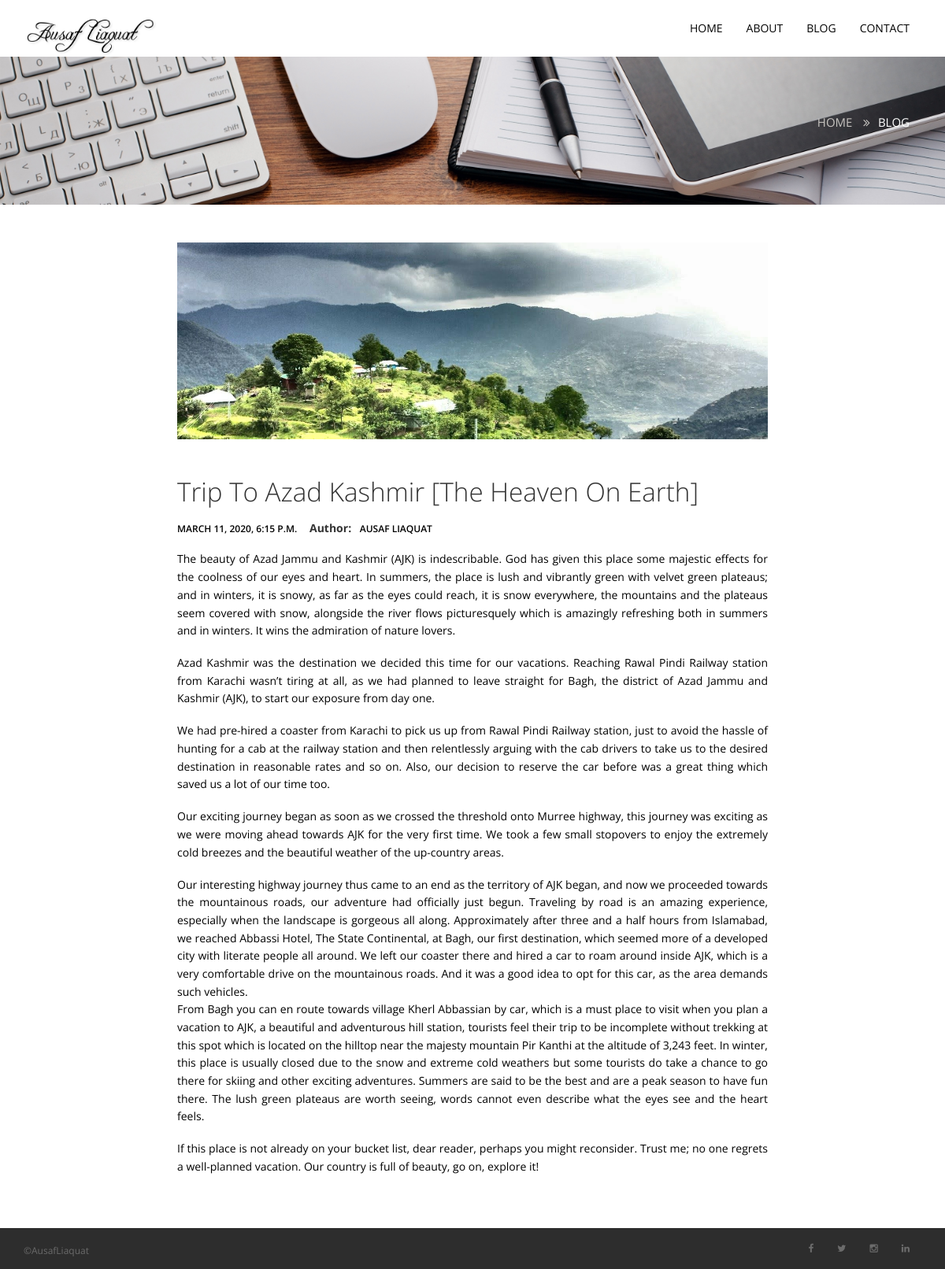
The app's page /blogs/ with its own data.
### mywebapp/models.py (models this page shows, shortened)
class posts(models.Model):
    title = models.CharField(max_length=200)
    description = models.TextField()
    author = models.CharField(max_length=100, default='Ausaf Liaquat')
    image = models.ImageField(upload_to='mywebapp/img/')
    date = models.DateTimeField(null=True, blank=True)

### mywebapp/views.py (the view)
# urls.py: path('blogs/',views.blogs, name='blogs'),
def blogs(request):
    b = posts.objects.all()
    return render(request,'blogs.html',{'b':b})

### mywebapp/templates/blogs.html
{% extends 'base.html' %}
{% block content %}
            <header class="page-head-blog">
                <div class="header-wrapper">
                    <div class="container">
                        <div class="row">
                            <div class="col-md-12">
                                <ol class="breadcrumb">
                                    <li><a href="{% url 'home' %}">home</a></li>
                                    <li class="active">blog</li>
                                </ol>
                            </div>
                        </div>
                    </div>
                </div>
            </header>
            <section class="blog-content">
                <div class="container">
                    <div class="row">
                        <main class="col-md-8 col-md-offset-2" style="display: block;">
                            {% for i in b %}
                            <article class="blog-item">
                                <img class="img-responsive center-block" src="{{ i.image.url}}" alt="empty">
                                <div class="blog-heading">
                                    <h2 class="text-capitalize">{{ i.title }}</h2>
                                    <span class="date" style="color: #000000;">{{ i.date }}</span>
                                    <strong>Author:</strong>
                                                            <span class="author-name text-uppercase" style="color: #000000;">{{ i.author }}</span>
                                </div>
                                <p >
                                    {{ i.description|linebreaks }}
                                </p>
                                {% endfor %}
                            </article>
                        </main>
                    </div>
                </div>
            </section>
{% endblock content %}

### mywebapp/templates/base.html (shortened to what this page needs)
{% load static %}
<!DOCTYPE html>
<html class="no-js">
    <head>
        <link rel="stylesheet" href="{%static 'assets/css/bootstrap.min.css' %}">
        <link rel="stylesheet" href="{%static 'assets/css/font-awesome.min.css' %}">
        <link rel="stylesheet" href="{%static 'assets/css/animate.css' %}">
        <link rel="stylesheet" href="{%static 'assets/css/owl.carousel.css' %}">
        <link rel="stylesheet" href="{%static 'assets/css/owl.theme.css' %}">
        <link rel="stylesheet" href="{%static 'assets/css/style1.css' %}">
    </head>
    <body>
    <div id="home-page">
            <nav id="mainNavigation" class="navbar navbar-dafault main-navigation" role="navigation">
                <div class="container">
                    <div class="navbar-header">
                        <div class="navbar-brand">
                            <a href="index.html">
                                <img src="{%static 'assets/img/logo1.png' %}" class="img-responsive center-block" alt="logo" height="12" width="170">
                            </a>
                        </div>
                    </div>
                    <div class="collapse navbar-collapse" id="main-nav-collapse">
                        <ul class="nav navbar-nav navbar-right text-uppercase">
                            <li>
                                <a href="{% url 'home' %}"><span>home</span></a>
                            </li>
                            <li>
                                <a href="{% url 'about' %}"><span>about</span></a>
                            </li>
                            <li>
                                <a href="{% url 'blogs' %}"><span>blog</span></a>
                            </li>
                            <li>
                                <a href="{% url 'contact' %}"><span>contact</span></a>
                            </li>
                        </ul>
                    </div>
                </div>
            </nav>
{% block content %}
{% endblock content %}
            <nav class="navbar footer-nav" role="navigation">
                <div class="container">
                    <div class="navbar-header">
                        <div class="navbar-brand">
                            <a href="index.html">
                                &copy;AusafLiaquat
                            </a>
                        </div>
                    </div>
                    <div class="collapse navbar-collapse" id="main-nav-collapse">
                        <ul class="nav navbar-nav navbar-right text-capitalize">
                            <li><a href="#Facebook">
                                <span><i class="fa fa-facebook"></i></span>
                            </a></li>
                            <li><a href="#Twitter">
                                <span><i class="fa fa-twitter"></i></span>
                            </a></li>
                            <li><a href="#Instagram">
                                <span><i class="fa fa-instagram"></i></span>
                            </a></li>
                            <li><a href="#Linkedin">
                                <span><i class="fa fa-linkedin"></i></span>
                            </a></li>
                        </ul>
                    </div>
                </div>
            </nav>
        </div>
</body>
</html>

### mywebapp/static/assets/css/style1.css (style rules this page uses)
body { background-color: white; font-family: 'Open Sans', sans-serif;; font-weight: 400; line-height: 1.45; color: #333; }
html { font-size: 0.813em; }
#mainNavigation { margin-bottom: 0px; background-color: #fff; }
#mainNavigation .navbar-nav li a { color: #020202; padding: 25px 15px; }
h1, h2, h3, h4 { margin: 1.414em 0 0.5em; font-weight: inherit; line-height: 1.2; }
h2 { font-size: 2.369em; font-weight: 300; }
a { color: #000; }
.breadcrumb { background-color: transparent; font-size: 15px; float: right; text-transform: uppercase; }
.breadcrumb a { color: #C7C4C0; }
.breadcrumb>.active { color: #fff; }
.breadcrumb>li+li:before { padding: 0 10px; color: #C7C4C0; font-family: 'FontAwesome'; content: "\f101"; }
li { list-style: none; }
.footer-nav { background-color: #2d2d2d; border-radius: 0px; margin-bottom: 0px; }
.footer-nav li a { color: #6b6b6b; font-size: 12px; }
.footer-nav .navbar-brand a { font-size: 12px; color: #6b6b6b; }
section { padding: 1.7129em 0; }
.blog-item { padding: 1.7129em 0; }
.blog-heading { margin-bottom: 15px; }
.blog-heading span { color: #000000; font-size: 12px; font-weight: 600; text-transform: uppercase; }
.blog-heading span.date { margin-right: 12px; }
.blog-item p { text-align: justify; }
.author-name { color: #000000; font-size: 12px; font-weight: 600; margin-left: 7px; }

### records on screen
posts: image (picture), title "Trip To Azad Kashmir [The Heaven On Earth]", date "MARCH 11, 2020, 6:15 P.M.", author "AUSAF LIAQUAT", description "The beauty of Azad Jammu and Kashmir (AJK) is indescribable. God has given this place some majestic effects for the coolness of our eyes and heart. In summers, the place is lush and vibrantly green with velvet green plateaus; and in winters, it is snowy, as far as the eyes could reach, it is snow everywhere, the mountains and the plateaus seem covered with snow, alongside the river flows picturesquely which is amazingly refreshing both in summers and in winters. It wins the admiration of nature lovers. Azad Kashmir was the destination we decided this time for our vacations. Reaching Rawal Pindi Railway station from Karachi wasn’t tiring at all, as we had planned to leave straight for Bagh,…"
